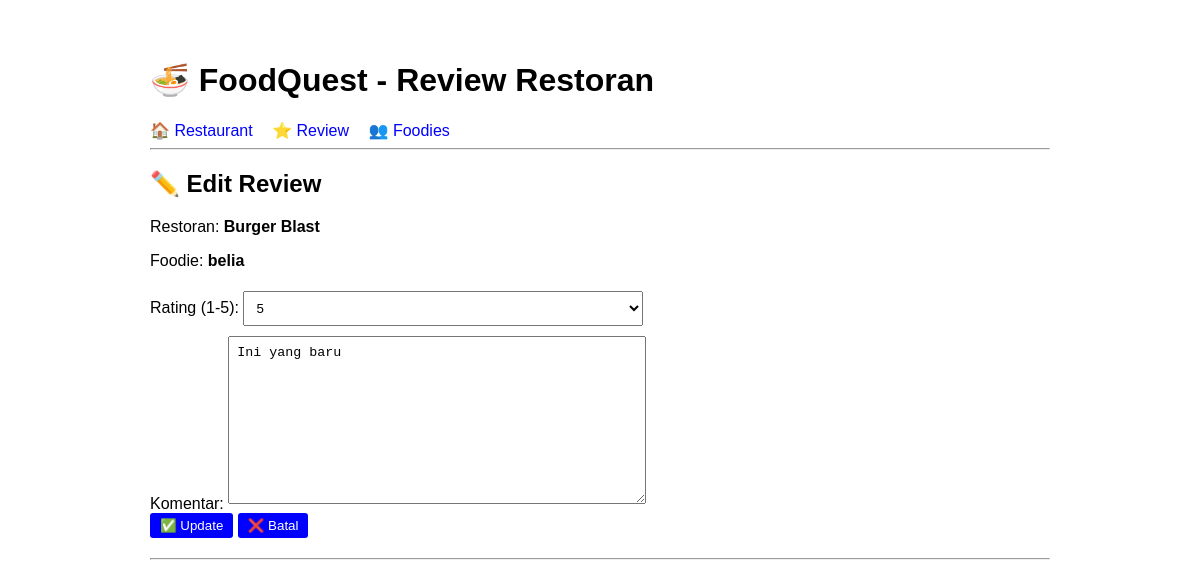
Page /reviews/4/edit/ on the committed database.
### restaurant/models.py (models this page shows, shortened)
class Review(models.Model):
    RATING_CHOICES = [(i, i) for i in range(1, 6)]
    restaurant = models.ForeignKey(Restaurant, on_delete=models.CASCADE, related_name='reviews')
    foodie = models.ForeignKey(Foodie, on_delete=models.CASCADE, related_name='reviews')
    rating = models.IntegerField(choices=RATING_CHOICES)
    komentar = models.TextField()
    waktu_review = models.DateTimeField(auto_now_add=True)
    class Meta:
        verbose_name_plural = "Reviews"
        ordering = ['-waktu_review']

class Restaurant(models.Model):
    KATEGORI_CHOICES = [
        ('kafe', 'Cafe'),
        ('fine_dining', 'Fine Dining Restaurant'),
        ('casual_dining', 'Casual Dining Restaurant'),
        ('fast_casual', 'Fast Casual Dining'),
        ('fast_food', 'Fast Food Restaurant'),
    ]
    nama = models.CharField(max_length=100)
    lokasi = models.CharField(max_length=200)
    kategori = models.CharField(max_length=50, choices=KATEGORI_CHOICES)
    no_telp = models.CharField(max_length=20)
    deskripsi = models.TextField()
    class Meta:
        verbose_name_plural = "Restaurants"

class Foodie(models.Model):
    username = models.CharField(max_length=150, unique=True)
    email = models.EmailField(unique=True)
    waktu = models.DateTimeField(auto_now_add=True)
    class Meta:
        verbose_name_plural = "Foodies"

### restaurant/views.py (the view, shortened to what this page needs)
# urls.py: path('reviews/<int:pk>/edit/', views.ReviewUpdateView.as_view(), name='review_edit'),
class ReviewUpdateView(UpdateView):
    model = Review
    template_name = 'restaurant/review_form.html'
    fields = ['rating', 'komentar']
    success_url = reverse_lazy('review_list')
    def get_object(self, queryset=None):
        review = get_object_or_404(Review, pk=self.kwargs['pk'])
        return review

### restaurant/templates/restaurant/review_form.html (shortened to what this page needs)
{% extends 'restaurant/base.html' %}
{% block content %}
<h2>{% if form.instance.pk %}✏️ Edit Review{% else %}➕ Tambah Review{% endif %}</h2>
<form method="post">
    {% if form.instance.pk %}
        <p>Restoran: <strong>{{ form.instance.restaurant.nama }}</strong></p>
        <p>Foodie: <strong>{{ form.instance.foodie.username }}</strong></p>
    {% endif %}
    <div>
        <label>Rating (1-5):</label>
        {{ form.rating }}
    </div>
    <div>
        <label>Komentar:</label>
        {{ form.komentar }}
    </div>
    <button type="submit">✅ {% if form.instance.pk %}Update{% else %}Tambah{% endif %}</button>
    <a href="{% url 'review_list' %}"><button type="button">❌ Batal</button></a>
</form>
{% endblock %}

### restaurant/templates/restaurant/base.html (style rules this page uses)
body { font-family: Arial, sans-serif; max-width: 900px; margin: 20px auto; padding: 20px; }
a { color: blue; text-decoration: none; }
button { padding: 5px 10px; background: blue; color: white; border: none; border-radius: 3px; cursor: pointer; }
form { margin: 20px 0; }
input, select, textarea { padding: 8px; margin: 5px 0; width: 100%; max-width: 400px; }
textarea { min-height: 100px; }

### rows in the picture
Review: instance.restaurant.nama "Burger Blast", instance.foodie.username "belia", rating "5", komentar "Ini yang baru"
